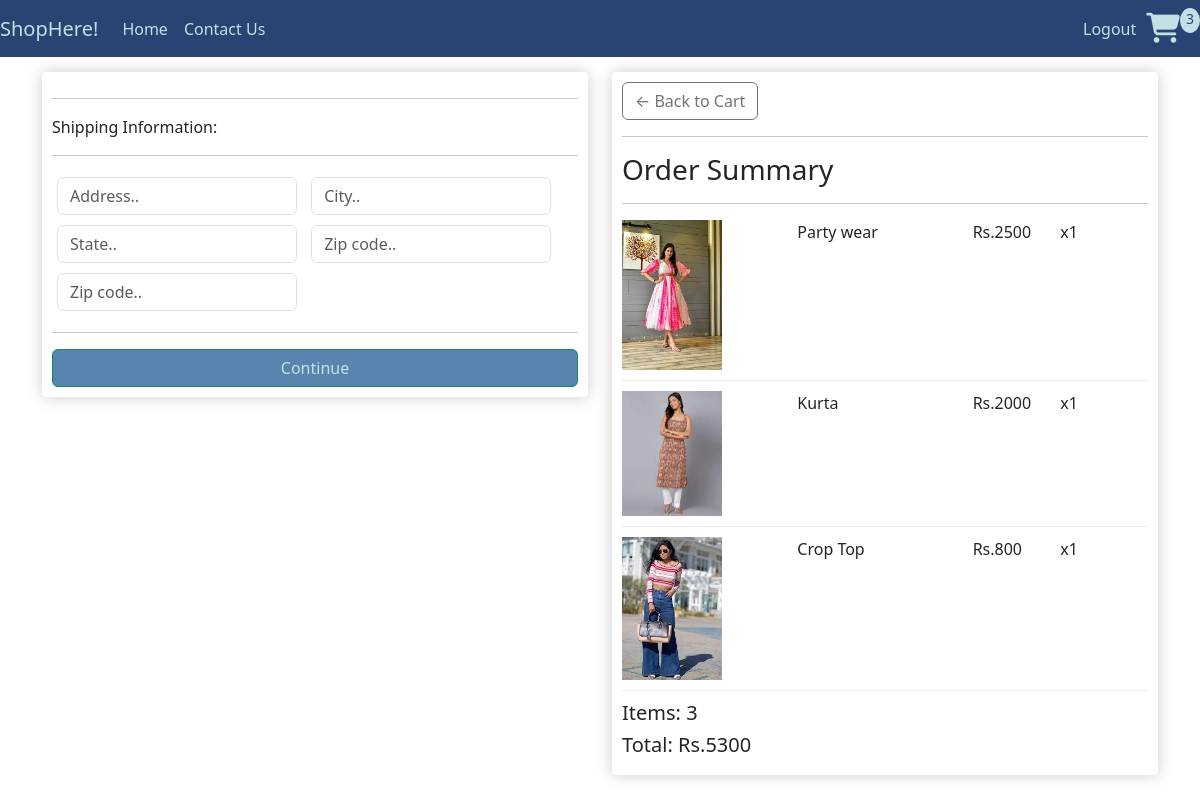
/checkout/ (signed in), run on an earlier commit of the app's database.
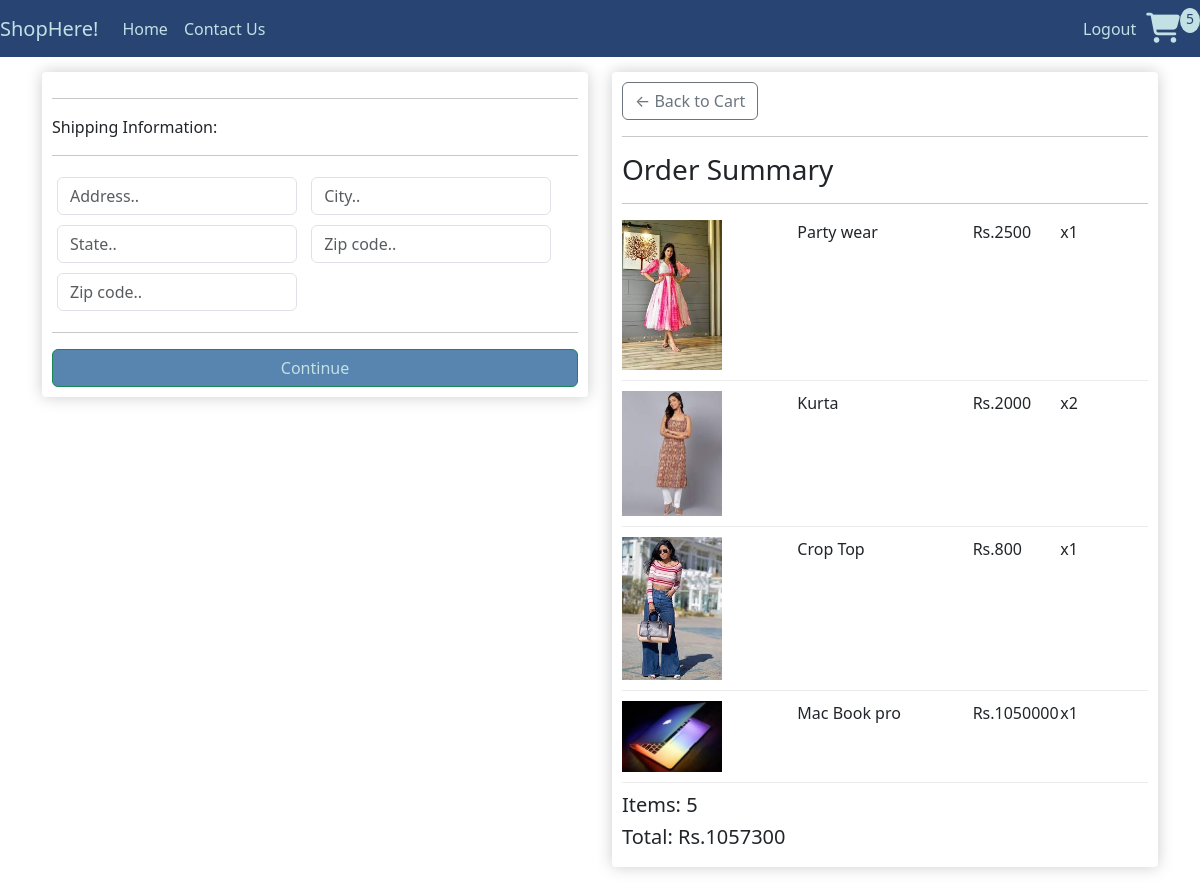
And on a later commit of the database.
### shop/models.py (models this page shows, shortened)
class OrderItem(models.Model):
    product=models.ForeignKey(Product_details,on_delete=models.SET_NULL,null=True)
    order=models.ForeignKey(Order,on_delete=models.SET_NULL,null=True)
    quantity=models.IntegerField(default=0,null=True,blank=True)
    date_added=models.DateTimeField(auto_now_add=True)
    @property
    def get_total(self):
        total=self.product.price*self.quantity
        return total

class Product_details(models.Model):
    prod_id=models.AutoField
    prod_name=models.CharField(max_length=30)
    prod_desc=models.TextField()
    image = models.ImageField(upload_to='product/images', default="")
    price = models.IntegerField(default=0)
    pub_date=models.DateField(auto_now_add=True)
    category=models.CharField(max_length=50,default="Sale")
    digital = models.BooleanField(default=False, null=True, blank=True)

class Order(models.Model):
    customer=models.ForeignKey(Customer,on_delete=models.SET_NULL,null=True,blank=True)
    date_ordered=models.DateTimeField(auto_now_add=True)
    complete=models.BooleanField(default=False)
    transaction_id=models.CharField(max_length=100,null=True)
    @property
    def shipping(self):
        shipping=False
        orderitems=self.orderitem_set.all()
        for i in orderitems:
            if i.product.digital ==False:
                shipping=True
            return shipping
    @property
    def get_cart_total(self):
        orderitems=self.orderitem_set.all()
        total=sum([item.get_total for item in orderitems])
        return total
    @property
    def get_cart_items(self):
        orderitems=self.orderitem_set.all()
        total=sum([item.quantity for item in orderitems])
        return total

### shop/views.py (the view)
# urls.py: path('checkout/',views.checkout,name='Checkout'),
def checkout(request):
    data=cartData(request)
    cartItems=data['cartItems']
    order=data['order']
    items=data['items']
    context={'items':items,'order':order,'cartItems':cartItems}
    return render(request,'checkout.html',context)

### shop/utilis.py (called while the page is built)
def cartData(request):
    if request.user.is_authenticated:
        try:
            customer = request.user.customer
        except Customer.DoesNotExist:
            customer = None
        if customer:
            order, created = Order.objects.get_or_create(customer=customer, complete=False)
            items = order.orderitem_set.all()
            cart_items = order.get_cart_items
        else:
            cart_items, order, items = None, None, None
    else:
        cookie_data = cookieCart(request)
        cart_items = cookie_data['cartItems']
        order = cookie_data['order']
        items = cookie_data['items']
    return {'cartItems': cart_items, 'order': order, 'items': items}

### shop/templates/checkout.html (shortened to what this page needs)
{% extends 'index.html' %}
{% load static %}
{% block body %}
<div class="row">
    <div class="col-lg-6">
        <div class="box-element" id="form-wrapper">
            <form id="form">
                <div id="shipping-info">
                    <hr>
                    <p>Shipping Information:</p>
                    <hr>
                    <div class="form-field">
                        <input class="form-control" type="text" name="address" placeholder="Address..">
                    </div>
                    <div class="form-field">
                        <input class="form-control" type="text" name="city" placeholder="City..">
                    </div>
                    <div class="form-field">
                        <input class="form-control" type="text" name="state" placeholder="State..">
                    </div>
                    <div class="form-field">
                        <input class="form-control" type="text" name="zipcode" placeholder="Zip code..">
                    </div>
                    <div class="form-field">
                        <input class="form-control" type="text" name="country" placeholder="Zip code..">
                    </div>
                </div>
                <hr>
                <div class="d-grid gap-2">
                <input id="form-button" class="btn btn-success btn-block" type="submit" value="Continue" style="color: #c3e0e5; background-color: #5885af;">
                </div>
            </form>
        </div>
        <br>
    </div>
    <div class="col-lg-6">
        <div class="box-element">
            <a class="btn btn-outline-secondary" href="{% url 'Cart' %}">&#x2190; Back to Cart</a>
            <hr>
            <h3>Order Summary</h3>
            <hr>
            {% for item in items %}
            <div class="cart-row">
                <div style="flex:2"><img class="row-image" src="/media/{{item.product.image}}"></div>
                <div style="flex:2">
                    <p>{{item.product.prod_name}}</p>
                </div>
                <div style="flex:1">
                    <p>Rs.{{item.product.price}}</p>
                </div>
                <div style="flex:1">
                    <p>x{{item.quantity}}</p>
                </div>
            </div>
            {% endfor %}
            <h5>Items: {{order.get_cart_items}}</h5>
            <h5>Total: Rs.{{order.get_cart_total}}</h5>
        </div>
    </div>
</div>
{% endblock %}

What changed in the data, as far as the page shows it:
changed OrderItem "Kurta": quantity "1" → "2"
added OrderItem: product.image (picture), product.prod_name "Mac Book pro", product.price "1050000", quantity "1"
changed through a linked row, Order: get_cart_items "3" → "5"; get_cart_total "5300" → "1057300"
Also different on the page:
{{ cartItems }}: "3" → "5"
